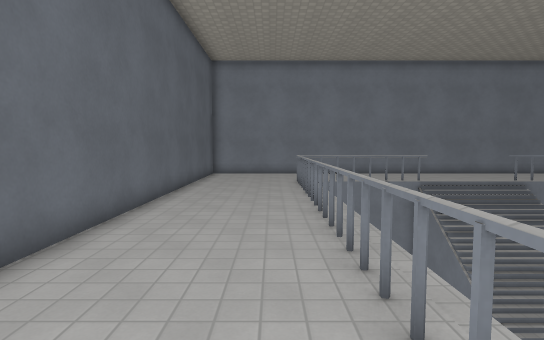
[1] (above)

24 first-person views from a walk through a level from a Godot 3-D game. The camera is 1.5 m above the floor, tilts 4° down and sees 80° across. The floor is counted in squares, 1 m on a side. Each view is taken from the middle of a square. On the plan, view 1 faces up. The plan holds only what a view shows up to about 15 squares ahead; the rest is blank. The place goes on beyond the plan. Some surface patterns are stand-ins.

[2]
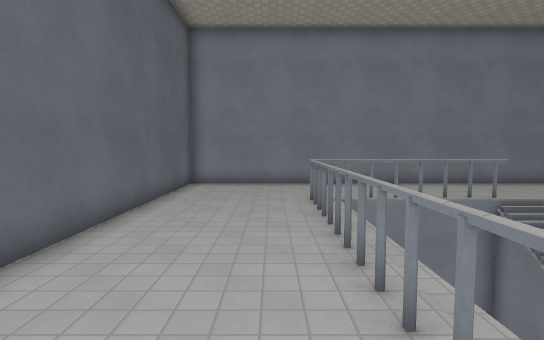

[3]
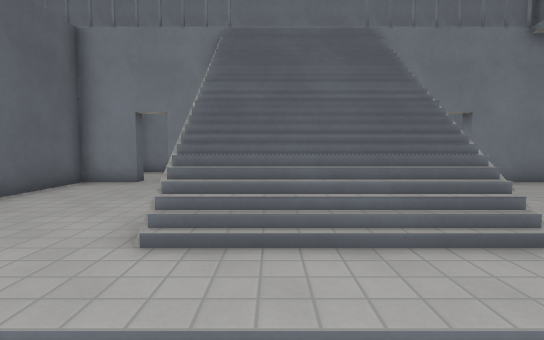

[4]
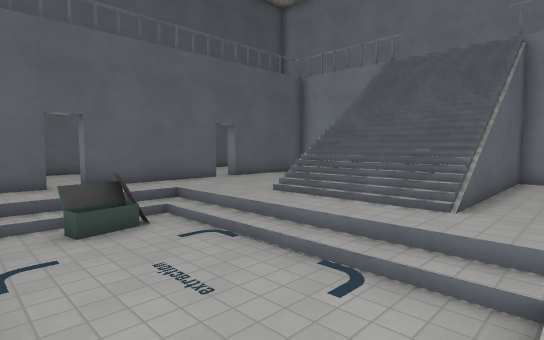

[5]
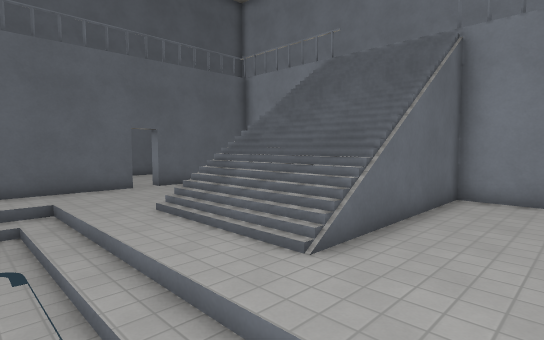

[6]
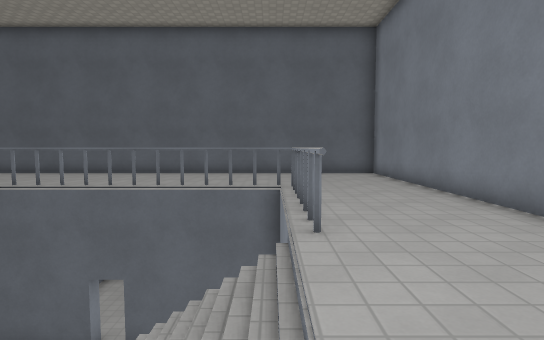

[7]
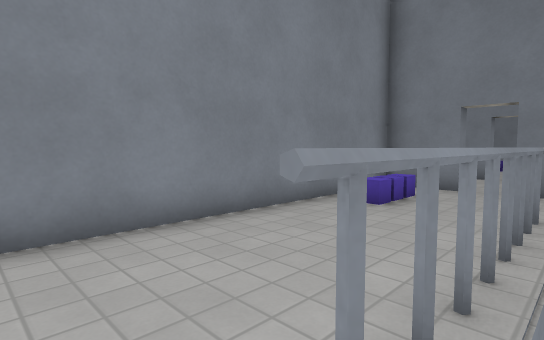

[8]
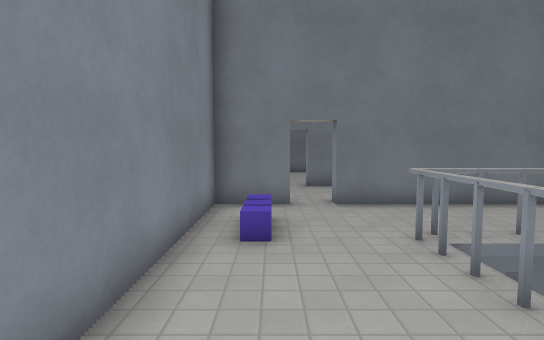

[9]
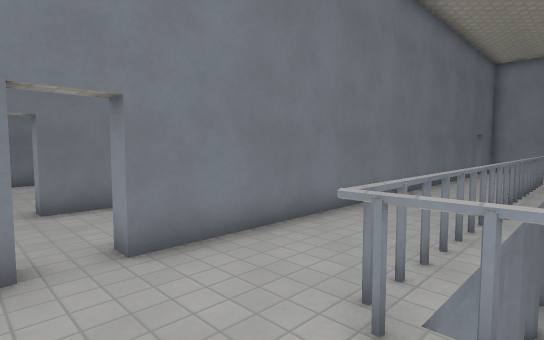

[10]
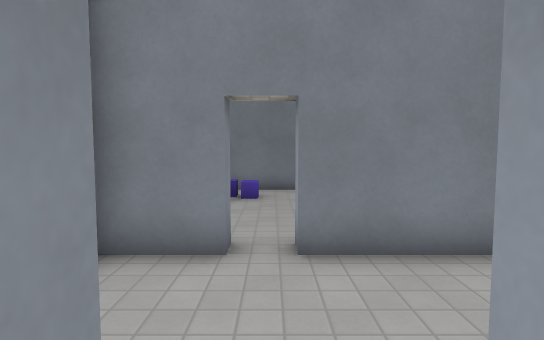

[11]
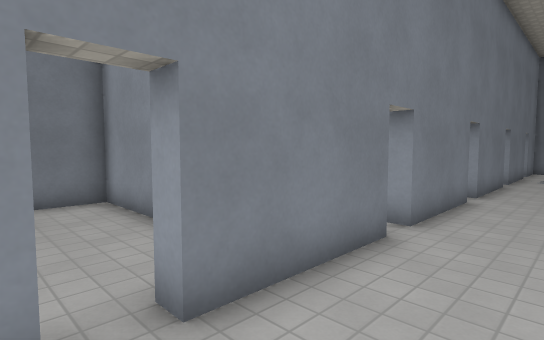

[12]
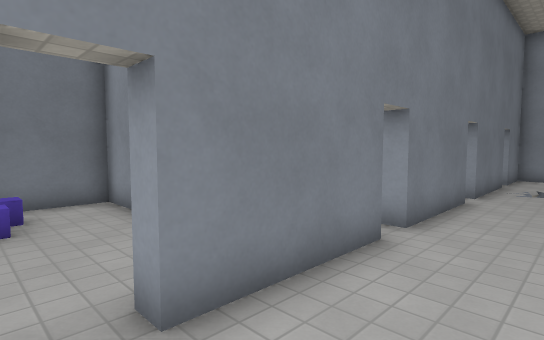

[13]
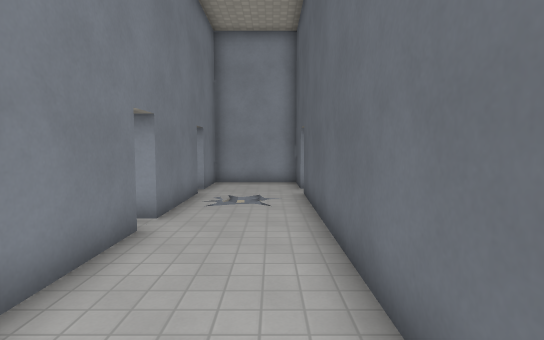

[14]
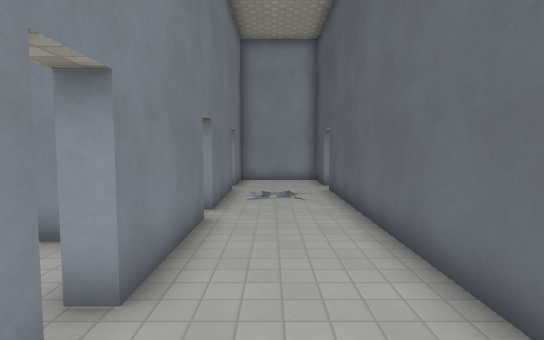

[15]
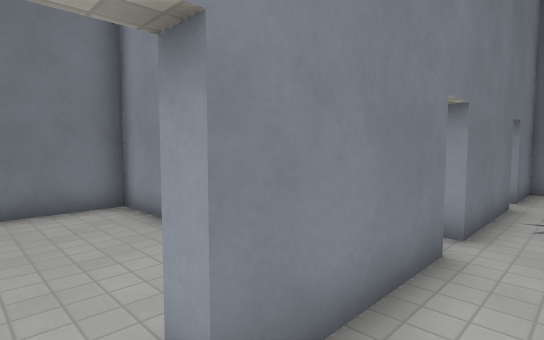

[16]
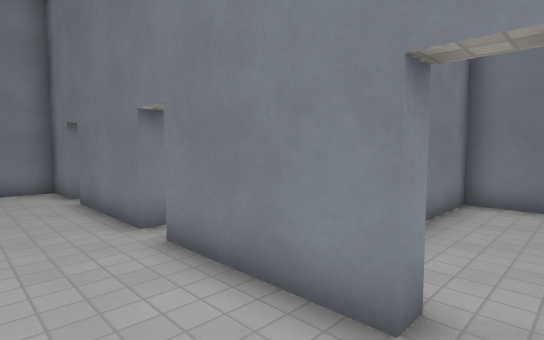

[17]
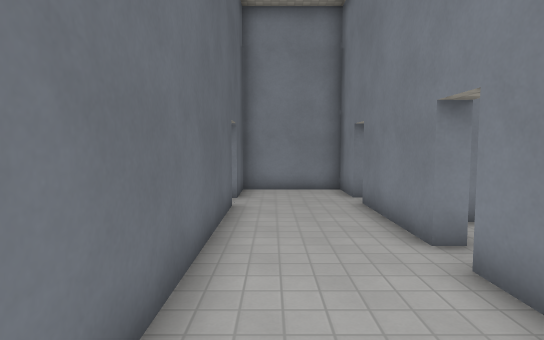

[18]
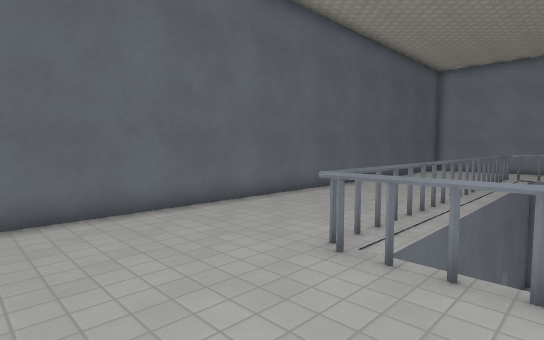

[19]
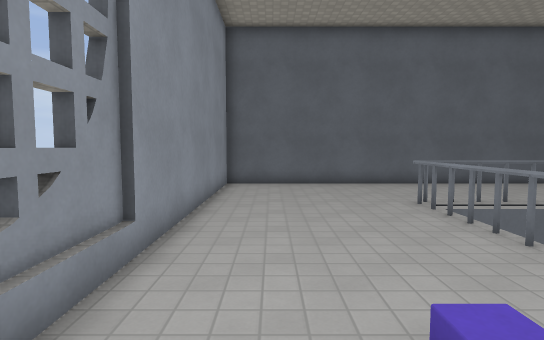

[20]
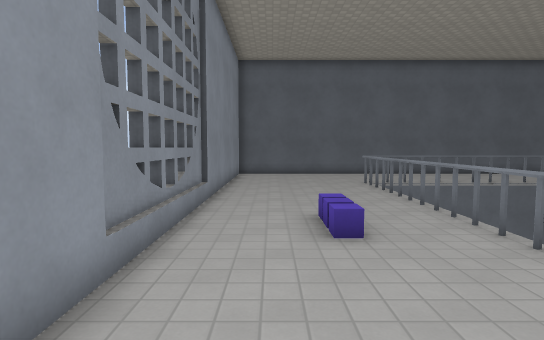

[21]
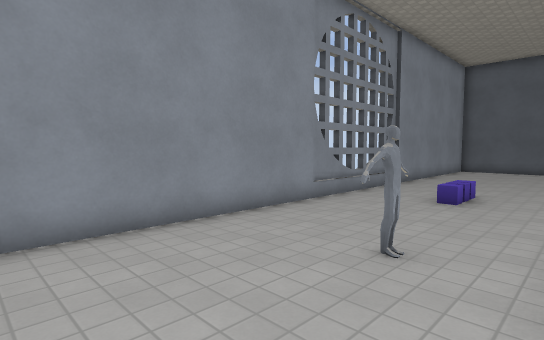

[22]
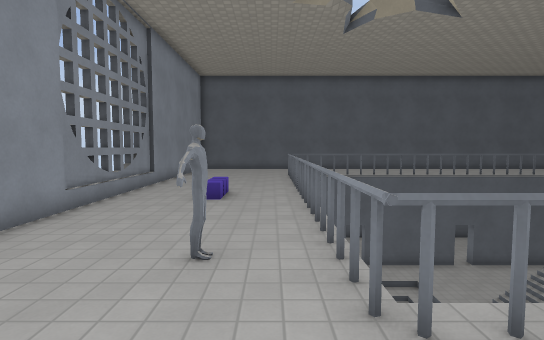

[23]
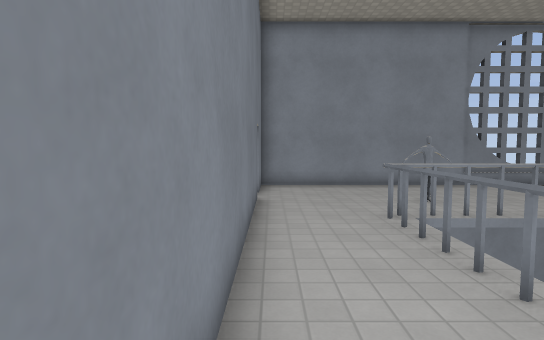

[24]
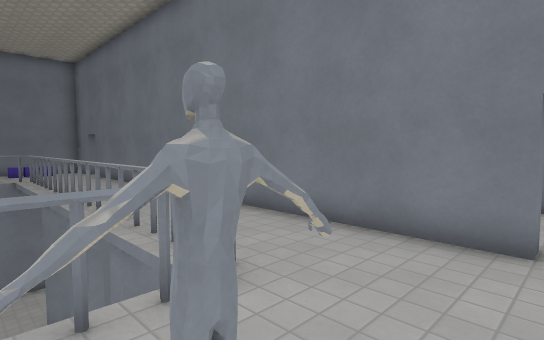

### Floor plan
Key: @ floor where view 1 was taken; # wall or solid block; x gap in a wall; . main floor; - floor 4.75 m lower than the main floor; _ floor 5.25 m lower than the main floor; / step, stairs or slope; = window, fence, low wall or low ledge; v drop or lower ground; T thing the floor can be seen under or through.
Columns run from 4 left of view 1 to 31 right of it. Each row starts with its distance up from view 1.
 19 #############################
 18 #.......................#...#
 17 #.......................#...#..... #
 16 #..................................#
 15 #..............#.##.....#...#......#
 14 #....TTT-TT/////###v#...#...##  ####
 13 #.... T----/////-----...#...#
 12 #.... T----/////-----...#...x...
 11 #.... T----/////-----...#...x.....#
 10 #....TT----/////--- #...#...#.....#
  9 #....TT----/////--- #...#...#    ##
  8 #.... T----/////---     #...#   ###
  7 #.... T----/////--- #...#...x.....#
  6 #....TT-//////////  -...#...x.....#
  5 #.... #-//////////   ...#...#.....#
  4 #....TT-//#____/_/- -...#...###  ##
  3 #....TT-/=/____/    #...#...#
  2 #....TT-//_____     -...#....
  1 #....T     ///   /  -#..#...x
  0 #...@TT-///////////-#...#...#
 -1 #.......................#.-.#
 -2 #..................#....#...#
 -3 #...........................
 -4 #.......................#...#
 -5 #.......................#...#
 -6 #############################

Positions as (right, up) in squares from view 1, and headings:
1: (0, 0), facing up
2: (0, 5), facing up
3: (8, 4), facing up
4: (13, 1), facing up-left
5: (14, 4), facing up-left
6: (11, 14), facing left
7: (10, 14), facing up-right
8: (11, 17), facing right
9: (15, 17), facing down-right
10: (19, 16), facing right
11: (21, 17), facing down-right
12: (21, 12), facing down-right
13: (21, 8), facing down
14: (22, 9), facing down
15: (22, 7), facing down-right
16: (21, 6), facing up-right
17: (21, 7), facing up
18: (4, -4), facing up-left
19: (10, -4), facing left
20: (15, -4), facing left
21: (19, 0), facing down-left
22: (19, -1), facing left
23: (19, 7), facing down
24: (14, -3), facing up-right
